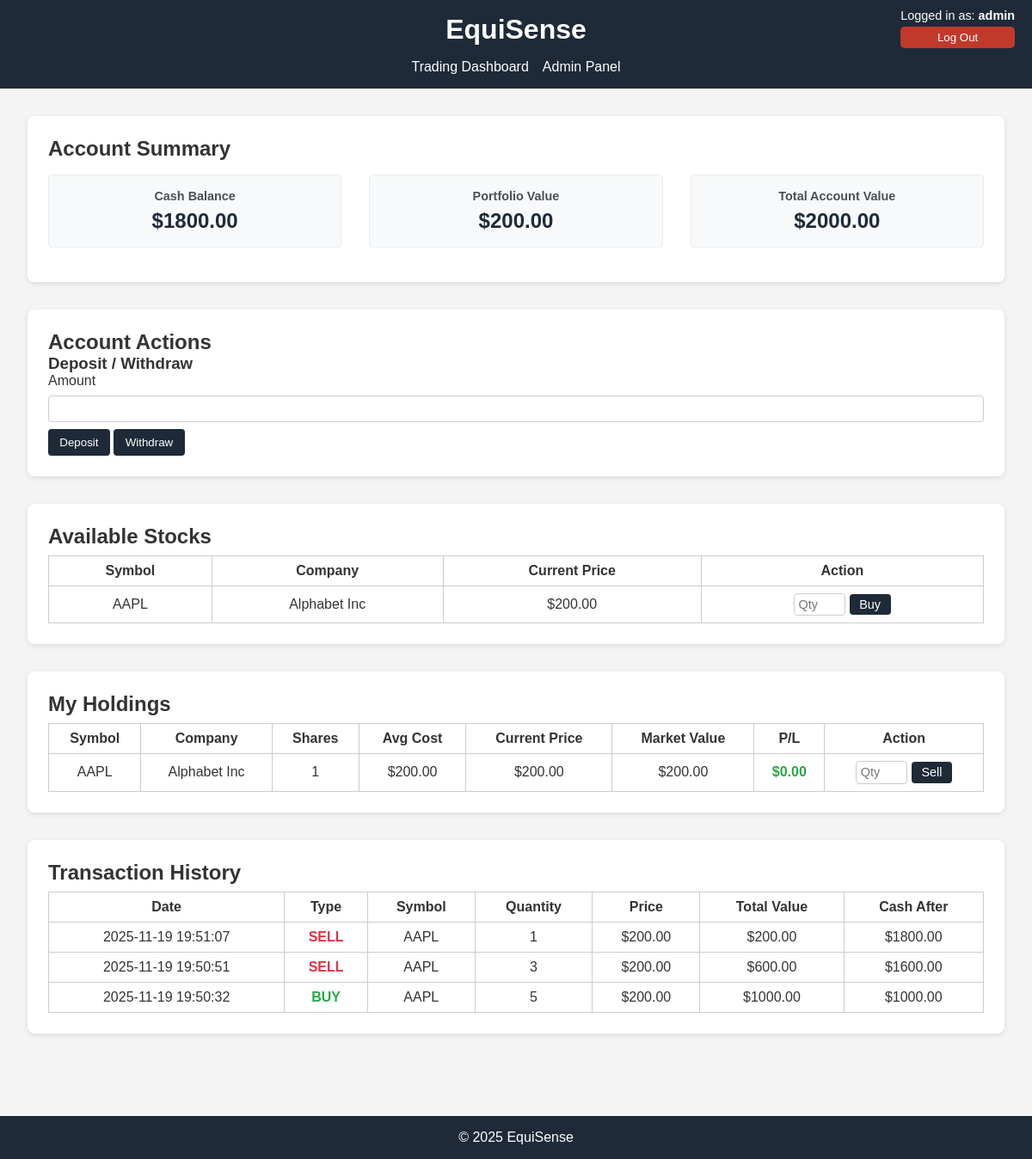
The page /dashboard/1 (signed in) on the database its author committed.
### tables this page shows
CREATE TABLE users (
    user_id INTEGER PRIMARY KEY AUTOINCREMENT,
    username TEXT NOT NULL UNIQUE,
    email TEXT NOT NULL UNIQUE,
    balance REAL DEFAULT 0.0,
    password_hash TEXT NOT NULL,
    is_admin INTEGER DEFAULT 0
);

CREATE TABLE stocks (
    stock_id INTEGER PRIMARY KEY AUTOINCREMENT,
    symbol TEXT NOT NULL UNIQUE,
    company_name TEXT NOT NULL,
    price REAL NOT NULL
);

CREATE TABLE portfolio (
    portfolio_id INTEGER PRIMARY KEY AUTOINCREMENT,
    user_id INTEGER NOT NULL,
    stock_id INTEGER NOT NULL,
    quantity INTEGER DEFAULT 0,
    avg_cost REAL DEFAULT 0,
    total_invested REAL DEFAULT 0,
    last_updated TEXT DEFAULT CURRENT_TIMESTAMP,
    FOREIGN KEY (user_id) REFERENCES users(user_id),
    FOREIGN KEY (stock_id) REFERENCES stocks(stock_id)
);

CREATE TABLE transaction_history (
    transaction_id INTEGER PRIMARY KEY AUTOINCREMENT,
    user_id INTEGER NOT NULL,
    stock_id INTEGER NOT NULL,
    order_type TEXT NOT NULL,
    quantity INTEGER NOT NULL,
    price REAL NOT NULL,
    total_value REAL NOT NULL,
    cash_before REAL NOT NULL,
    cash_after REAL NOT NULL,
    realized_pl REAL DEFAULT 0,
    timestamp TEXT DEFAULT CURRENT_TIMESTAMP,
    FOREIGN KEY (user_id) REFERENCES users(user_id),
    FOREIGN KEY (stock_id) REFERENCES stocks(stock_id)
);

### app.py (the view)
@app.route('/dashboard/<int:user_id>')
def dashboard(user_id):
    if 'user_id' not in session or session['user_id'] != user_id:
        flash("You must be logged in to view that page.", "error")
        return redirect(url_for('login'))
    conn = get_db_connection()
    user = conn.execute('SELECT * FROM users WHERE user_id = ?', (user_id,)).fetchone()
    if not user:
        flash("User not found.", "error")
        conn.close()
        return redirect(url_for('login'))
    available_stocks = conn.execute('SELECT * FROM stocks ORDER BY symbol').fetchall()
    portfolio = conn.execute('''
        SELECT s.stock_id, s.symbol, s.company_name, s.price as current_price,
               p.quantity, p.avg_cost, p.total_invested,
               (p.quantity * s.price) AS value,
               (s.price - p.avg_cost) * p.quantity AS unrealized_pl
        FROM portfolio p
        JOIN stocks s ON p.stock_id = s.stock_id
        WHERE p.user_id = ? AND p.quantity > 0
        ORDER BY s.symbol
    ''', (user_id,)).fetchall()
    transaction_history = conn.execute('''
        SELECT th.*, s.symbol
        FROM transaction_history th
        JOIN stocks s ON th.stock_id = s.stock_id
        WHERE th.user_id = ?
        ORDER BY th.timestamp DESC
        LIMIT 50
    ''', (user_id,)).fetchall()
    conn.close()
    return render_template(
        'dashboard.html',
        user=user,
        balance=user['balance'],
        portfolio=portfolio,
        available_stocks=available_stocks,
        transaction_history=transaction_history,
        user_id=user_id
    )

### app.py (called while the page is built)
def get_db_connection():
    conn = sqlite3.connect(DB_NAME)
    conn.row_factory = sqlite3.Row
    return conn

### templates/dashboard.html (shortened to what this page needs)
<!DOCTYPE html>
<html lang="en">
<head>
  <link rel="stylesheet" href="{{ url_for('static', filename='styles.css') }}">
</head>
<body>
  <header>
    <h1>EquiSense</h1>
	<nav>
	  <ul>
		<li><a href="{{ url_for('dashboard', user_id=user_id) }}">Trading Dashboard</a></li>
		{% if session.is_admin == 1 %}
		  <li><a href="{{ url_for('admin') }}">Admin Panel</a></li>
		{% endif %}
	  </ul>
	</nav>
	<div class="user-info">
		<p>Logged in as: <strong>{{ user['username'] }}</strong></p>
		<form action="{{ url_for('logout') }}" method="post">
		<button type="submit">Log Out</button>
		</form>
  </div>
</header>
  <main>
    <section class="panel">
      <h2>Account Summary</h2>
      <div class="account-summary">
        <div class="balance-item">
          <h3>Cash Balance</h3>
          <p>${{ "%.2f"|format(balance) }}</p>
        </div>
        <div class="balance-item">
          <h3>Portfolio Value</h3>
          <p>${{ "%.2f"|format(portfolio|sum(attribute='value') or 0) }}</p>
        </div>
        <div class="balance-item">
          <h3>Total Account Value</h3>
          <p>${{ "%.2f"|format(balance + (portfolio|sum(attribute='value') or 0)) }}</p>
        </div>
      </div>
    </section>
    <section class="panel">
      <h2>Account Actions</h2>
    <div class="form-section">
      <div class="depositwithdraw">
        <h3>Deposit / Withdraw</h3>
        <form action="{{ url_for('depositwithdraw', user_id=user_id) }}" method="post">
          <label for="account-amount">Amount</label>
          <input type="number" id="account-amount" name="amount" step="0.01" required>
          <div class="button-row">
            <button type="submit" name="action" value="deposit">Deposit</button>
            <button type="submit" name="action" value="withdraw">Withdraw</button>
          </div>
        </form>
      </div>
    </section>
    <section class="panel">
      <h2>Available Stocks</h2>
      {% if available_stocks %}
        <table>
          <tr>
            <th>Symbol</th>
            <th>Company</th>
            <th>Current Price</th>
            <th>Action</th>
          </tr>
          {% for stock in available_stocks %}
            <tr>
              <td>{{ stock.symbol }}</td>
              <td>{{ stock.company_name }}</td>
              <td>${{ "%.2f"|format(stock.price) }}</td>
              <td>
                <form action="{{ url_for('buy_stock', user_id=user_id) }}" method="post" style="display: inline;">
                  <input type="number" name="quantity" placeholder="Qty" min="1" required style="width: 60px;">
                  <button type="submit">Buy</button>
                </form>
              </td>
            </tr>
          {% endfor %}
        </table>
      {% else %}
        <p>No stocks available. Admin needs to add stocks to the system.</p>
      {% endif %}
    </section>
    <section class="panel">
      <h2>My Holdings</h2>
      {% if portfolio %}
        <table>
          <tr>
            <th>Symbol</th>
            <th>Company</th>
            <th>Shares</th>
            <th>Avg Cost</th>
            <th>Current Price</th>
            <th>Market Value</th>
            <th>P/L</th>
            <th>Action</th>
          </tr>
          {% for holding in portfolio %}
            <tr>
              <td>{{ holding.symbol }}</td>
              <td>{{ holding.company_name }}</td>
              <td>{{ holding.quantity }}</td>
              <td>${{ "%.2f"|format(holding.avg_cost or 0) }}</td>
              <td>${{ "%.2f"|format(holding.current_price) }}</td>
              <td>${{ "%.2f"|format(holding.value) }}</td>
              <td class="{% if holding.unrealized_pl >= 0 %}positive{% else %}negative{% endif %}">
                ${{ "%.2f"|format(holding.unrealized_pl or 0) }}
              </td>
              <td>
                <form action="{{ url_for('sell_stock', user_id=user_id) }}" method="post" style="display: inline;">
                  <input type="number" name="quantity" placeholder="Qty" min="1" max="{{ holding.quantity }}" required style="width: 60px;">
                  <button type="submit">Sell</button>
                </form>
              </td>
            </tr>
          {% endfor %}
        </table>
      {% else %}
        <p>No holdings yet. Buy some stocks to get started!</p>
      {% endif %}
    </section>
    <section class="panel">
      <h2>Transaction History</h2>
      {% if transaction_history %}
        <table>
          <tr>
            <th>Date</th>
            <th>Type</th>
            <th>Symbol</th>
            <th>Quantity</th>
            <th>Price</th>
            <th>Total Value</th>
            <th>Cash After</th>
          </tr>
          {% for transaction in transaction_history %}
            <tr>
              <td>{{ transaction.timestamp }}</td>
              <td class="{% if transaction.order_type == 'BUY' %}buy{% else %}sell{% endif %}">
                {{ transaction.order_type }}
              </td>
              <td>{{ transaction.symbol }}</td>
              <td>{{ transaction.quantity }}</td>
              <td>${{ "%.2f"|format(transaction.price) }}</td>
              <td>${{ "%.2f"|format(transaction.quantity * transaction.price) }}</td>
              <td>${{ "%.2f"|format(transaction.cash_after) }}</td>
            </tr>
          {% endfor %}
        </table>
      {% else %}
        <p>No transactions yet. Start trading to see your history!</p>
      {% endif %}
    </section>
  </main>
  <footer>
    <p>&copy; 2025 EquiSense</p>
  </footer>
</body>
</html>

### static/styles.css (style rules this page uses)
* { margin: 0; padding: 0; box-sizing: border-box; font-family: Arial, sans-serif; }
body { background-color: #f4f4f4; color: #333; }
header { background: #1e2a38; color: #fff; padding: 1em; text-align: center; }
header h1 { margin-bottom: 0.5em; }
nav ul { list-style: none; display: flex; justify-content: center; gap: 1em; }
nav a { color: #fff; text-decoration: none; }
main { padding: 2em; }
.panel { background: #fff; padding: 1.5em; margin-bottom: 2em; border-radius: 8px; box-shadow: 0 2px 6px rgba(0,0,0,0.1); }
form { display: flex; flex-direction: column; gap: 0.5em; }
input { padding: 0.5em; border: 1px solid #ccc; border-radius: 4px; }
button { padding: 0.6em 1em; border: none; background: #1e2a38; color: #fff; border-radius: 4px; cursor: pointer; }
table { width: 100%; border-collapse: collapse; margin-top: 0.5em; }
table, th, td { border: 1px solid #ccc; text-align: center; padding: 0.5em; }
footer { text-align: center; padding: 1em; background: #1e2a38; color: #fff; margin-top: 2em; }
.account-summary { display: flex; gap: 2em; margin: 1em 0; }
.balance-item { flex: 1; text-align: center; padding: 1em; background: #f8f9fa; border-radius: 4px; border: 1px solid #e9ecef; }
.balance-item h3 { margin-bottom: 0.5em; color: #495057; font-size: 0.9em; }
.balance-item p { font-size: 1.5em; font-weight: bold; color: #1e2a38; margin: 0; }
form[style*="display: inline"] { display: inline-flex; gap: 0.5em; align-items: center; }
form[style*="display: inline"] input[type="number"] { width: 60px; padding: 0.3em; font-size: 0.9em; }
form[style*="display: inline"] button { padding: 0.3em 0.8em; font-size: 0.9em; }
.positive { color: #28a745; font-weight: bold; }
.buy { color: #28a745; font-weight: bold; }
.sell { color: #dc3545; font-weight: bold; }
.user-info { position: absolute; top: 10px; right: 20px; text-align: right; }
.user-info p { margin: 0; font-size: 0.9rem; }
.user-info button { margin-top: 5px; padding: 5px 10px; border: none; background-color: #c0392b; color: white; cursor: pointer; border-radius: 5px; }
* { margin:0;padding:0;box-sizing:border-box;font-family:Arial, sans-serif }
body { background:#f4f4f4;color:#333 }
header { background:#1e2a38;color:#fff;padding:1em;text-align:center }
header h1 { margin-bottom:.5em }
nav ul { list-style:none;display:flex;justify-content:center;gap:1em }
nav a { color:#fff;text-decoration:none }
main { padding:2em }
footer { text-align:center;padding:1em;background:#1e2a38;color:#fff;margin-top:2em }
.panel { background:#fff;padding:1.5em;margin-bottom:2em;border-radius:8px;box-shadow:0 2px 6px rgba(0,0,0,.1) }

### rows shown on the page
users: username "admin", balance "1800.00"
stocks: symbol "AAPL", company_name "Alphabet Inc", price "200.00", current_price "200.00"
portfolio: symbol "AAPL", company_name "Alphabet Inc", quantity "1", avg_cost "200.00", value "200.00", quantity "0.00"
transaction_history: price "200.00", transaction.quantity*transaction.price "200.00", cash_after "1800.00"
transaction_history: price "200.00", transaction.quantity*transaction.price "600.00", cash_after "1600.00"
transaction_history: price "200.00", transaction.quantity*transaction.price "1000.00", cash_after "1000.00"

### other values the page prints
{{ "%.2f"|format(portfolio|sum(attribute='value') or 0) }} "200.00"
{{ "%.2f"|format(balance + (portfolio|sum(attribute='value') or 0)) }} "2000.00"
